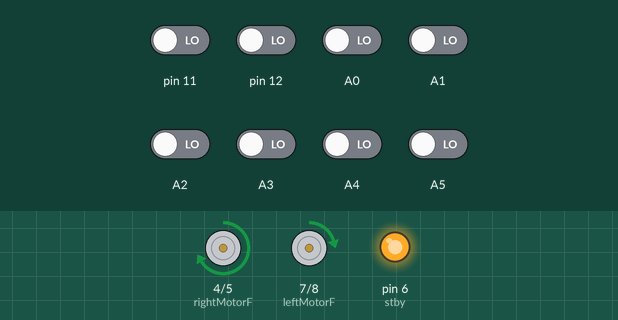
Bench run of a sketch on a simulated Arduino Uno, built with avr-gcc and run on an emulated ATmega328P. Shown: motor-driver pin pairs drawn as motors (green arrow = first pin HIGH = forward, orange = second pin HIGH = backward, longer = more drive, scaled by the enable pin, stopped while the standby pin is LOW), output pins drawn as LEDs (lit = HIGH). Inputs (shaded band) come from the test bench; at power-on: A0–5, pin 11, pin 12 LOW.

Above: at 5.7 s.
5.8 s: pin 11 driven HIGH
At 6.3 s:
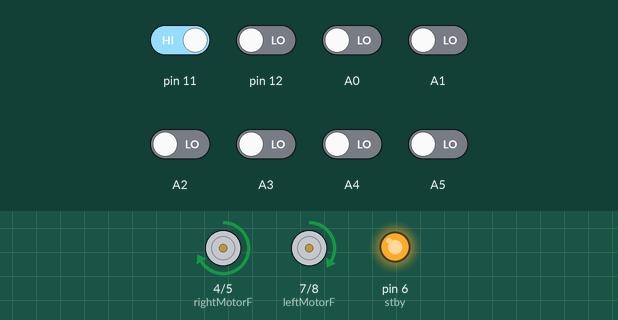
7.3 s: pin 12 driven HIGH
At 8.5 s:
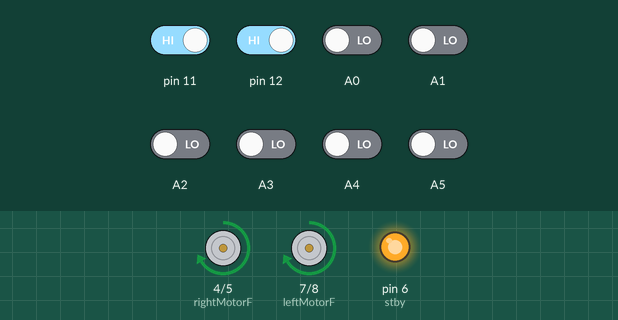
8.8 s: A0 driven HIGH
10.3 s: A1 driven HIGH
At 10.9 s:
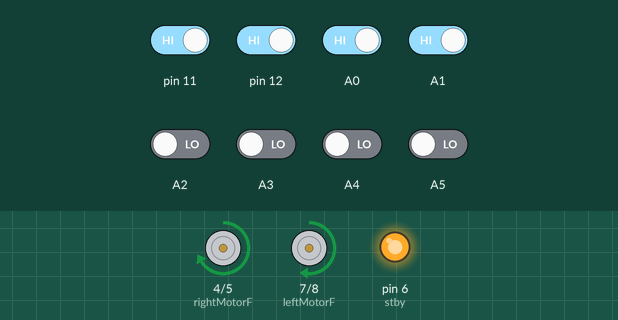
11.8 s: A1 driven LOW
13.3 s: A2 driven HIGH
At 14.3 s:
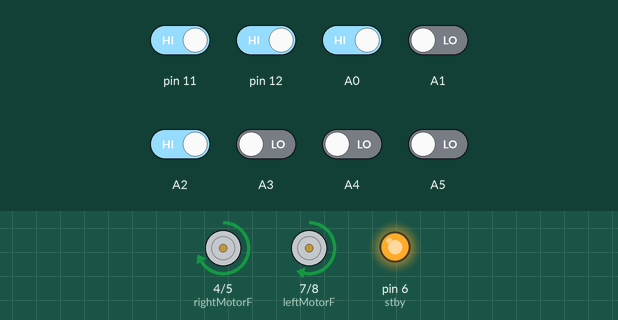
Timing chart, 0 to 15.8 s (numbered marks = the images above; inputs shaded):
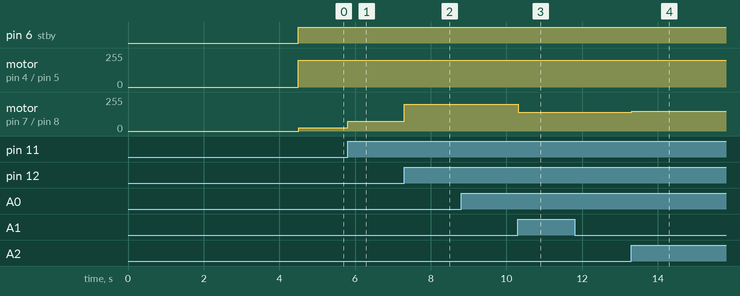

The sketch:

lnmiit.ino
```cpp
#include <QTRSensors.h>

#define rightMotorF 4
#define rightMotorB 5
#define rightMotorPWM 9
#define leftMotorF 7
#define leftMotorB 8
#define leftMotorPWM 3
#define stby 6

QTRSensorsRC qtr((unsigned char[]) {A0,11, A1, A2, A3, A4, 12, A5}, 8, 2500);

void setup()
{
  pinMode(rightMotorF, OUTPUT);
  pinMode(rightMotorB, OUTPUT);
  pinMode(rightMotorPWM, OUTPUT);
  pinMode(leftMotorF, OUTPUT);
  pinMode(leftMotorB, OUTPUT);
  pinMode(leftMotorPWM, OUTPUT);
  pinMode(stby,OUTPUT);
  for (int i = 0; i < 100; i++)  // make the calibration take about 5 seconds
  {
    qtr.calibrate();
    delay(20);
  }
  Serial.begin(9600);
}

int lastError = 0;
float kp = 0.05;  // 0.08 // for small = 0.1
float kd = 2; // 1.0   // for small = 1.7
float ki = 0;
int integral = 0;
int derivative = 0;

void loop()
{
  unsigned int sensors[8];
  const int maxCount = 4;
  unsigned int position = qtr.readLine(sensors, QTR_EMITTERS_ON);
  /*for(int i=0;i<8;i++)
  {
     Serial.print(sensors[i]);
     Serial.print("\t");
  }*/

  int error = int(position) - 3500;
  static int iterCount = 0;
  int leftIter[maxCount];
  int rightIter[maxCount];
  static int lCount = 0, rCount = 0;
  const int lSensor = 7;
  const int rSensor = 0;
  iterCount %= maxCount;           //Ensures iteration count remains within range
  leftIter[iterCount] = sensors[lSensor];
  rightIter[iterCount] = sensors[rSensor];
  enum NextTurn {left, right, none};
  static NextTurn nextTurn = none;
  /*
  if (sensors[lSensor] < 300) {
    iterCount = 1;
    nextTurn = left;
  } else if (sensors[rSensor] < 300) {
    iterCount = 1;
    nextTurn = right;
  }*/
  int lSensorValue[maxCount], rSensorValue[maxCount];
  if (sensors[lSensor] < 300) {
    leftIter[iterCount] = sensors[lSensor];
    lCount++;
  }
  if (sensors[rSensor] < 300) {
    rightIter[iterCount] = sensors[rSensor];
    rCount++;
  }
  if (leftIter[(iterCount+1)%maxCount] < 300) {
    nextTurn = left;
    lCount--;
  }else if (rightIter[(iterCount+1)%maxCount] < 300) {
    nextTurn = right;
    rCount--;
  }
  bool flag = true;
  for (int i = 0; i < 8; i++) {
    if (sensors[i] < 700) {
      flag = false;
      break;
    }
  }
  if (flag) {
    switch (nextTurn) {
      case none:
        break;

      case left:
        digitalWrite(rightMotorF, HIGH);
        digitalWrite(rightMotorB, LOW);
        analogWrite(rightMotorPWM,150);
        digitalWrite(leftMotorF, LOW);
        digitalWrite(leftMotorB, LOW);
        analogWrite(leftMotorPWM, 0);
      case right:
        digitalWrite(rightMotorF, LOW);
        digitalWrite(rightMotorB, LOW);
        analogWrite(rightMotorPWM,0);
        digitalWrite(leftMotorF, HIGH);
        digitalWrite(leftMotorB, LOW);
        analogWrite(leftMotorPWM, 150);
      default:
        break;
    }
  }
  iterCount++;
  integral += error;
  derivative = error - lastError;
  int power_difference = kp * error + ki * integral + kd * derivative;
  lastError = error;

  const int maximum = 200;

  if (power_difference > maximum)
    power_difference = maximum;
  if (power_difference < -maximum)
    power_difference = -maximum;
  //Serial.print(power_difference);
  //Serial.println("");
  if (power_difference >0) {
    digitalWrite(rightMotorF, HIGH);
    digitalWrite(rightMotorB, LOW);
    analogWrite(rightMotorPWM, maximum - power_difference);
    digitalWrite(leftMotorF, HIGH);
    digitalWrite(leftMotorB, LOW);
    analogWrite(leftMotorPWM, maximum);
    digitalWrite(stby,HIGH);
  }
  else {
    digitalWrite(rightMotorF, HIGH);
    digitalWrite(rightMotorB, LOW);
    analogWrite(rightMotorPWM, maximum);
    digitalWrite(leftMotorF, HIGH);
    digitalWrite(leftMotorB, LOW);
    analogWrite(leftMotorPWM, maximum + power_difference);
    digitalWrite(stby,HIGH);
  }
  /*
  if(sensors[0]<300)

  {
     digitalWrite(rightMotorF, HIGH);
    digitalWrite(rightMotorB, LOW);
    analogWrite(rightMotorPWM, 100);
    digitalWrite(leftMotorF, LOW);
    digitalWrite(leftMotorB, LOW);
    analogWrite(leftMotorPWM, 0);
    delay(500);
}
 if(sensors[7]<300)

  {
     digitalWrite(rightMotorF, LOW);
    digitalWrite(rightMotorB, LOW);
    analogWrite(rightMotorPWM, 0);
    digitalWrite(leftMotorF, HIGH);
    digitalWrite(leftMotorB, LOW);
    analogWrite(leftMotorPWM, 100);
    delay(500);
}*/
}
```

Measured:
- after the input at 5.8 s, motor on pin 7 (leftMotorF) / pin 8 (leftMotorB): forward 25/255 → forward 75/255 at once
- after the input at 7.3 s, motor on pin 7 (leftMotorF) / pin 8 (leftMotorB): forward 75/255 → forward 200/255 at once
- after the input at 10.3 s, motor on pin 7 (leftMotorF) / pin 8 (leftMotorB): forward 200/255 → forward 142/255 at once
- after the input at 13.3 s, motor on pin 7 (leftMotorF) / pin 8 (leftMotorB): forward 142/255 → forward 150/255 at once
